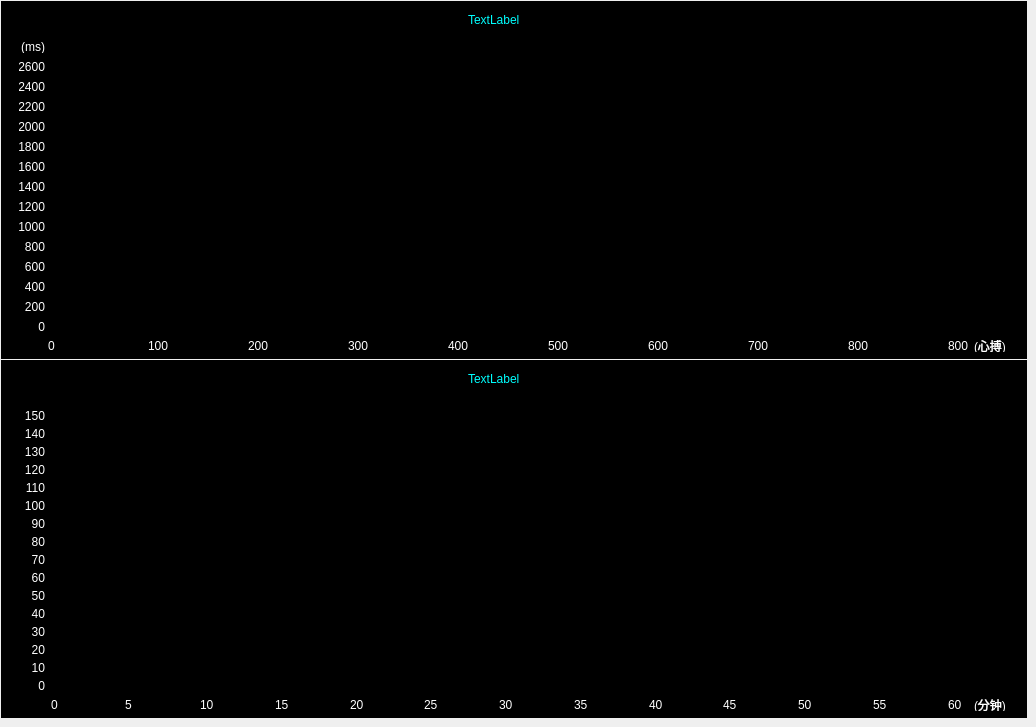
   <widget class="QWidget" name="TabSheet2">
    <attribute name="title">
     <string>TabSheet2</string>
    </attribute>
    <widget class="QFrame" name="panRR">
     <property name="geometry">
      <rect>
       <x>1</x>
       <y>1</y>
       <width>1026</width>
       <height>358</height>
      </rect>
     </property>
     <property name="styleSheet">
      <string notr="true">background-color: rgb(0, 0, 0);
color: rgb(255, 255, 255);</string>
     </property>
     <property name="frameShape">
      <enum>QFrame::StyledPanel</enum>
     </property>
     <property name="frameShadow">
      <enum>QFrame::Raised</enum>
     </property>
     <widget class="QCustomPlot" name="imgRR" native="true">
      <property name="geometry">
       <rect>
        <x>48</x>
        <y>50</y>
        <width>929</width>
        <height>282</height>
       </rect>
      </property>
      <property name="styleSheet">
       <string notr="true">background-color: rgb(0, 0, 0);
color: rgb(0, 255, 0);</string>
      </property>
     </widget>
     <widget class="QLabel" name="lblRR1">
      <property name="geometry">
       <rect>
        <x>467</x>
        <y>13</y>
        <width>54</width>
        <height>12</height>
       </rect>
      </property>
      <property name="styleSheet">
       <string notr="true">color: rgb(0, 255, 255);</string>
      </property>
      <property name="text">
       <string>TextLabel</string>
      </property>
     </widget>
     <widget class="QLabel" name="label_82">
      <property name="geometry">
       <rect>
        <x>18</x>
        <y>40</y>
        <width>26</width>
        <height>12</height>
       </rect>
      </property>
      <property name="text">
       <string>(ms)</string>
      </property>
      <property name="alignment">
       <set>Qt::AlignRight|Qt::AlignTrailing|Qt::AlignVCenter</set>
      </property>
     </widget>
     <widget class="QLabel" name="label_83">
      <property name="geometry">
       <rect>
        <x>18</x>
        <y>60</y>
        <width>26</width>
        <height>12</height>
       </rect>
      </property>
      <property name="text">
       <string>2600</string>
      </property>
      <property name="alignment">
       <set>Qt::AlignRight|Qt::AlignTrailing|Qt::AlignVCenter</set>
      </property>
     </widget>
     <widget class="QLabel" name="label_84">
      <property name="geometry">
       <rect>
        <x>18</x>
        <y>80</y>
        <width>26</width>
        <height>12</height>
       </rect>
      </property>
      <property name="text">
       <string>2400</string>
      </property>
      <property name="alignment">
       <set>Qt::AlignRight|Qt::AlignTrailing|Qt::AlignVCenter</set>
      </property>
     </widget>
     <widget class="QLabel" name="label_85">
      <property name="geometry">
       <rect>
        <x>18</x>
        <y>100</y>
        <width>26</width>
        <height>12</height>
       </rect>
      </property>
      <property name="text">
       <string>2200</string>
      </property>
      <property name="alignment">
       <set>Qt::AlignRight|Qt::AlignTrailing|Qt::AlignVCenter</set>
      </property>
     </widget>
     <widget class="QLabel" name="label_86">
      <property name="geometry">
       <rect>
        <x>18</x>
        <y>140</y>
        <width>26</width>
        <height>12</height>
       </rect>
      </property>
      <property name="text">
       <string>1800</string>
      </property>
      <property name="alignment">
       <set>Qt::AlignRight|Qt::AlignTrailing|Qt::AlignVCenter</set>
      </property>
     </widget>
     <widget class="QLabel" name="label_87">
      <property name="geometry">
       <rect>
        <x>18</x>
        <y>120</y>
        <width>26</width>
        <height>12</height>
       </rect>
      </property>
      <property name="text">
       <string>2000</string>
      </property>
      <property name="alignment">
       <set>Qt::AlignRight|Qt::AlignTrailing|Qt::AlignVCenter</set>
      </property>
     </widget>
     <widget class="QLabel" name="label_88">
      <property name="geometry">
       <rect>
        <x>18</x>
        <y>160</y>
        <width>26</width>
        <height>12</height>
       </rect>
      </property>
      <property name="text">
       <string>1600</string>
      </property>
      <property name="alignment">
       <set>Qt::AlignRight|Qt::AlignTrailing|Qt::AlignVCenter</set>
      </property>
     </widget>
     <widget class="QLabel" name="label_89">
      <property name="geometry">
       <rect>
        <x>18</x>
        <y>180</y>
        <width>26</width>
        <height>12</height>
       </rect>
      </property>
      <property name="text">
       <string>1400</string>
      </property>
      <property name="alignment">
       <set>Qt::AlignRight|Qt::AlignTrailing|Qt::AlignVCenter</set>
      </property>
     </widget>
     <widget class="QLabel" name="label_90">
      <property name="geometry">
       <rect>
        <x>18</x>
        <y>200</y>
        <width>26</width>
        <height>12</height>
       </rect>
      </property>
      <property name="text">
       <string>1200</string>
      </property>
      <property name="alignment">
       <set>Qt::AlignRight|Qt::AlignTrailing|Qt::AlignVCenter</set>
      </property>
     </widget>
     <widget class="QLabel" name="label_91">
      <property name="geometry">
       <rect>
        <x>18</x>
        <y>220</y>
        <width>26</width>
        <height>12</height>
       </rect>
      </property>
      <property name="text">
       <string>1000</string>
      </property>
      <property name="alignment">
       <set>Qt::AlignRight|Qt::AlignTrailing|Qt::AlignVCenter</set>
      </property>
     </widget>
     <widget class="QLabel" name="label_92">
      <property name="geometry">
       <rect>
        <x>18</x>
        <y>320</y>
        <width>26</width>
        <height>12</height>
       </rect>
      </property>
      <property name="text">
       <string>0</string>
      </property>
      <property name="alignment">
       <set>Qt::AlignRight|Qt::AlignTrailing|Qt::AlignVCenter</set>
      </property>
     </widget>
     <widget class="QLabel" name="label_93">
      <property name="geometry">
       <rect>
        <x>18</x>
        <y>300</y>
        <width>26</width>
        <height>12</height>
       </rect>
      </property>
      <property name="text">
       <string>200</string>
      </property>
      <property name="alignment">
       <set>Qt::AlignRight|Qt::AlignTrailing|Qt::AlignVCenter</set>
      </property>
     </widget>
     <widget class="QLabel" name="label_94">
      <property name="geometry">
       <rect>
        <x>18</x>
        <y>280</y>
        <width>26</width>
        <height>12</height>
       </rect>
      </property>
      <property name="text">
       <string>400</string>
      </property>
      <property name="alignment">
       <set>Qt::AlignRight|Qt::AlignTrailing|Qt::AlignVCenter</set>
      </property>
     </widget>
     <widget class="QLabel" name="label_95">
      <property name="geometry">
       <rect>
        <x>18</x>
        <y>260</y>
        <width>26</width>
        <height>12</height>
       </rect>
      </property>
      <property name="text">
       <string>600</string>
      </property>
      <property name="alignment">
       <set>Qt::AlignRight|Qt::AlignTrailing|Qt::AlignVCenter</set>
      </property>
     </widget>
     <widget class="QLabel" name="label_96">
      <property name="geometry">
       <rect>
        <x>18</x>
        <y>240</y>
        <width>26</width>
        <height>12</height>
       </rect>
      </property>
      <property name="text">
       <string>800</string>
      </property>
      <property name="alignment">
       <set>Qt::AlignRight|Qt::AlignTrailing|Qt::AlignVCenter</set>
      </property>
     </widget>
     <widget class="QLabel" name="label_97">
      <property name="geometry">
       <rect>
        <x>47</x>
        <y>337</y>
        <width>21</width>
        <height>16</height>
       </rect>
      </property>
      <property name="text">
       <string>0</string>
      </property>
     </widget>
     <widget class="QLabel" name="label_98">
      <property name="geometry">
       <rect>
        <x>147</x>
        <y>337</y>
        <width>21</width>
        <height>16</height>
       </rect>
      </property>
      <property name="text">
       <string>100</string>
      </property>
     </widget>
     <widget class="QLabel" name="label_99">
      <property name="geometry">
       <rect>
        <x>247</x>
        <y>337</y>
        <width>21</width>
        <height>16</height>
       </rect>
      </property>
      <property name="text">
       <string>200</string>
      </property>
     </widget>
     <widget class="QLabel" name="label_100">
      <property name="geometry">
       <rect>
        <x>547</x>
        <y>337</y>
        <width>21</width>
        <height>16</height>
       </rect>
      </property>
      <property name="text">
       <string>500</string>
      </property>
     </widget>
     <widget class="QLabel" name="label_101">
      <property name="geometry">
       <rect>
        <x>347</x>
        <y>337</y>
        <width>21</width>
        <height>16</height>
       </rect>
      </property>
      <property name="text">
       <string>300</string>
      </property>
     </widget>
     <widget class="QLabel" name="label_102">
      <property name="geometry">
       <rect>
        <x>447</x>
        <y>337</y>
        <width>21</width>
        <height>16</height>
       </rect>
      </property>
      <property name="text">
       <string>400</string>
      </property>
     </widget>
     <widget class="QLabel" name="label_103">
      <property name="geometry">
       <rect>
        <x>847</x>
        <y>337</y>
        <width>21</width>
        <height>16</height>
       </rect>
      </property>
      <property name="text">
       <string>800</string>
      </property>
     </widget>
     <widget class="QLabel" name="label_104">
      <property name="geometry">
       <rect>
        <x>647</x>
        <y>337</y>
        <width>21</width>
        <height>16</height>
       </rect>
      </property>
      <property name="text">
       <string>600</string>
      </property>
     </widget>
     <widget class="QLabel" name="label_105">
      <property name="geometry">
       <rect>
        <x>747</x>
        <y>337</y>
        <width>21</width>
        <height>16</height>
       </rect>
      </property>
      <property name="text">
       <string>700</string>
      </property>
     </widget>
     <widget class="QLabel" name="label_106">
      <property name="geometry">
       <rect>
        <x>947</x>
        <y>337</y>
        <width>21</width>
        <height>16</height>
       </rect>
      </property>
      <property name="text">
       <string>800</string>
      </property>
     </widget>
     <widget class="QLabel" name="lblRR2">
      <property name="geometry">
       <rect>
        <x>973</x>
        <y>339</y>
        <width>40</width>
        <height>12</height>
       </rect>
      </property>
      <property name="text">
       <string>(心搏)</string>
      </property>
     </widget>
    </widget>
    <widget class="QFrame" name="panRR_2">
     <property name="geometry">
      <rect>
       <x>1</x>
       <y>360</y>
       <width>1026</width>
       <height>358</height>
      </rect>
     </property>
     <property name="styleSheet">
      <string notr="true">background-color: rgb(0, 0, 0);
color: rgb(255, 255, 255);</string>
     </property>
     <property name="frameShape">
      <enum>QFrame::StyledPanel</enum>
     </property>
     <property name="frameShadow">
      <enum>QFrame::Raised</enum>
     </property>
     <widget class="QCustomPlot" name="imgHeart" native="true">
      <property name="geometry">
       <rect>
        <x>48</x>
        <y>50</y>
        <width>929</width>
        <height>280</height>
       </rect>
      </property>
      <property name="styleSheet">
       <string notr="true">background-color: rgb(0, 0, 0);
color: rgb(0, 255, 0);</string>
      </property>
     </widget>
     <widget class="QLabel" name="lblHeart1">
      <property name="geometry">
       <rect>
        <x>467</x>
        <y>13</y>
        <width>54</width>
        <height>12</height>
       </rect>
      </property>
      <property name="styleSheet">
       <string notr="true">color: rgb(0, 255, 255);</string>
      </property>
      <property name="text">
       <string>TextLabel</string>
      </property>
     </widget>
     <widget class="QLabel" name="label_107">
      <property name="geometry">
       <rect>
        <x>18</x>
        <y>50</y>
        <width>26</width>
        <height>12</height>
       </rect>
      </property>
      <property name="text">
       <string>150</string>
      </property>
      <property name="alignment">
       <set>Qt::AlignRight|Qt::AlignTrailing|Qt::AlignVCenter</set>
      </property>
     </widget>
     <widget class="QLabel" name="label_108">
      <property name="geometry">
       <rect>
        <x>18</x>
        <y>68</y>
        <width>26</width>
        <height>12</height>
       </rect>
      </property>
      <property name="text">
       <string>140</string>
      </property>
      <property name="alignment">
       <set>Qt::AlignRight|Qt::AlignTrailing|Qt::AlignVCenter</set>
      </property>
     </widget>
     <widget class="QLabel" name="label_109">
      <property name="geometry">
       <rect>
        <x>18</x>
        <y>86</y>
        <width>26</width>
        <height>12</height>
       </rect>
      </property>
      <property name="text">
       <string>130</string>
      </property>
      <property name="alignment">
       <set>Qt::AlignRight|Qt::AlignTrailing|Qt::AlignVCenter</set>
      </property>
     </widget>
     <widget class="QLabel" name="label_110">
      <property name="geometry">
       <rect>
        <x>18</x>
        <y>122</y>
        <width>26</width>
        <height>12</height>
       </rect>
      </property>
      <property name="text">
       <string>110</string>
      </property>
      <property name="alignment">
       <set>Qt::AlignRight|Qt::AlignTrailing|Qt::AlignVCenter</set>
      </property>
     </widget>
     <widget class="QLabel" name="label_111">
      <property name="geometry">
       <rect>
        <x>18</x>
        <y>158</y>
        <width>26</width>
        <height>12</height>
       </rect>
      </property>
      <property name="text">
       <string>90</string>
      </property>
      <property name="alignment">
       <set>Qt::AlignRight|Qt::AlignTrailing|Qt::AlignVCenter</set>
      </property>
     </widget>
     <widget class="QLabel" name="label_112">
      <property name="geometry">
       <rect>
        <x>18</x>
        <y>140</y>
        <width>26</width>
        <height>12</height>
       </rect>
      </property>
      <property name="text">
       <string>100</string>
      </property>
      <property name="alignment">
       <set>Qt::AlignRight|Qt::AlignTrailing|Qt::AlignVCenter</set>
      </property>
     </widget>
     <widget class="QLabel" name="label_113">
      <property name="geometry">
       <rect>
        <x>18</x>
        <y>176</y>
        <width>26</width>
        <height>12</height>
       </rect>
      </property>
      <property name="text">
       <string>80</string>
      </property>
      <property name="alignment">
       <set>Qt::AlignRight|Qt::AlignTrailing|Qt::AlignVCenter</set>
      </property>
     </widget>
     <widget class="QLabel" name="label_114">
      <property name="geometry">
       <rect>
        <x>18</x>
        <y>194</y>
        <width>26</width>
        <height>12</height>
       </rect>
      </property>
      <property name="text">
       <string>70</string>
      </property>
      <property name="alignment">
       <set>Qt::AlignRight|Qt::AlignTrailing|Qt::AlignVCenter</set>
      </property>
     </widget>
     <widget class="QLabel" name="label_115">
      <property name="geometry">
       <rect>
        <x>18</x>
        <y>212</y>
        <width>26</width>
        <height>12</height>
       </rect>
      </property>
      <property name="text">
       <string>60</string>
      </property>
      <property name="alignment">
       <set>Qt::AlignRight|Qt::AlignTrailing|Qt::AlignVCenter</set>
      </property>
     </widget>
     <widget class="QLabel" name="label_116">
      <property name="geometry">
       <rect>
        <x>18</x>
        <y>230</y>
        <width>26</width>
        <height>12</height>
       </rect>
      </property>
      <property name="text">
       <string>50</string>
      </property>
      <property name="alignment">
       <set>Qt::AlignRight|Qt::AlignTrailing|Qt::AlignVCenter</set>
      </property>
     </widget>
     <widget class="QLabel" name="label_117">
      <property name="geometry">
       <rect>
        <x>18</x>
        <y>320</y>
        <width>26</width>
        <height>12</height>
       </rect>
      </property>
      <property name="text">
       <string>0</string>
      </property>
      <property name="alignment">
       <set>Qt::AlignRight|Qt::AlignTrailing|Qt::AlignVCenter</set>
      </property>
     </widget>
     <widget class="QLabel" name="label_118">
      <property name="geometry">
       <rect>
        <x>18</x>
        <y>302</y>
        <width>26</width>
        <height>12</height>
       </rect>
      </property>
      <property name="text">
       <string>10</string>
      </property>
      <property name="alignment">
       <set>Qt::AlignRight|Qt::AlignTrailing|Qt::AlignVCenter</set>
      </property>
     </widget>
     <widget class="QLabel" name="label_119">
      <property name="geometry">
       <rect>
        <x>18</x>
        <y>284</y>
        <width>26</width>
        <height>12</height>
       </rect>
      </property>
      <property name="text">
       <string>20</string>
      </property>
      <property name="alignment">
       <set>Qt::AlignRight|Qt::AlignTrailing|Qt::AlignVCenter</set>
      </property>
     </widget>
     <widget class="QLabel" name="label_120">
      <property name="geometry">
       <rect>
        <x>18</x>
        <y>266</y>
        <width>26</width>
        <height>12</height>
       </rect>
      </property>
      <property name="text">
       <string>30</string>
      </property>
      <property name="alignment">
       <set>Qt::AlignRight|Qt::AlignTrailing|Qt::AlignVCenter</set>
      </property>
     </widget>
     <widget class="QLabel" name="label_121">
      <property name="geometry">
       <rect>
        <x>18</x>
        <y>248</y>
        <width>26</width>
        <height>12</height>
       </rect>
      </property>
      <property name="text">
       <string>40</string>
      </property>
      <property name="alignment">
       <set>Qt::AlignRight|Qt::AlignTrailing|Qt::AlignVCenter</set>
      </property>
     </widget>
     <widget class="QLabel" name="label_122">
      <property name="geometry">
       <rect>
        <x>50</x>
        <y>337</y>
        <width>15</width>
        <height>16</height>
       </rect>
      </property>
      <property name="text">
       <string>0</string>
      </property>
     </widget>
     <widget class="QLabel" name="label_123">
      <property name="geometry">
       <rect>
        <x>124</x>
        <y>337</y>
        <width>15</width>
        <height>16</height>
       </rect>
      </property>
      <property name="text">
       <string>5</string>
      </property>
     </widget>
     <widget class="QLabel" name="label_124">
      <property name="geometry">
       <rect>
        <x>199</x>
        <y>337</y>
        <width>15</width>
        <height>16</height>
       </rect>
      </property>
      <property name="text">
       <string>10</string>
      </property>
     </widget>
     <widget class="QLabel" name="label_125">
      <property name="geometry">
       <rect>
        <x>423</x>
        <y>337</y>
        <width>15</width>
        <height>16</height>
       </rect>
      </property>
      <property name="text">
       <string>25</string>
      </property>
     </widget>
     <widget class="QLabel" name="label_126">
      <property name="geometry">
       <rect>
        <x>274</x>
        <y>337</y>
        <width>15</width>
        <height>16</height>
       </rect>
      </property>
      <property name="text">
       <string>15</string>
      </property>
     </widget>
     <widget class="QLabel" name="label_127">
      <property name="geometry">
       <rect>
        <x>349</x>
        <y>337</y>
        <width>15</width>
        <height>16</height>
       </rect>
      </property>
      <property name="text">
       <string>20</string>
      </property>
     </widget>
     <widget class="QLabel" name="label_128">
      <property name="geometry">
       <rect>
        <x>648</x>
        <y>337</y>
        <width>15</width>
        <height>16</height>
       </rect>
      </property>
      <property name="text">
       <string>40</string>
      </property>
     </widget>
     <widget class="QLabel" name="label_129">
      <property name="geometry">
       <rect>
        <x>498</x>
        <y>337</y>
        <width>15</width>
        <height>16</height>
       </rect>
      </property>
      <property name="text">
       <string>30</string>
      </property>
     </widget>
     <widget class="QLabel" name="label_130">
      <property name="geometry">
       <rect>
        <x>573</x>
        <y>337</y>
        <width>15</width>
        <height>16</height>
       </rect>
      </property>
      <property name="text">
       <string>35</string>
      </property>
     </widget>
     <widget class="QLabel" name="label_131">
      <property name="geometry">
       <rect>
        <x>722</x>
        <y>337</y>
        <width>15</width>
        <height>16</height>
       </rect>
      </property>
      <property name="text">
       <string>45</string>
      </property>
     </widget>
     <widget class="QLabel" name="lblHeart2">
      <property name="geometry">
       <rect>
        <x>973</x>
        <y>339</y>
        <width>40</width>
        <height>12</height>
       </rect>
      </property>
      <property name="text">
       <string>(分钟)</string>
      </property>
     </widget>
     <widget class="QLabel" name="label_132">
      <property name="geometry">
       <rect>
        <x>18</x>
        <y>104</y>
        <width>26</width>
        <height>12</height>
       </rect>
      </property>
      <property name="text">
       <string>120</string>
      </property>
      <property name="alignment">
       <set>Qt::AlignRight|Qt::AlignTrailing|Qt::AlignVCenter</set>
      </property>
     </widget>
     <widget class="QLabel" name="label_133">
      <property name="geometry">
       <rect>
        <x>797</x>
        <y>337</y>
        <width>15</width>
        <height>16</height>
       </rect>
      </property>
      <property name="text">
       <string>50</string>
      </property>
     </widget>
     <widget class="QLabel" name="label_134">
      <property name="geometry">
       <rect>
        <x>947</x>
        <y>337</y>
        <width>15</width>
        <height>16</height>
       </rect>
      </property>
      <property name="text">
       <string>60</string>
      </property>
     </widget>
     <widget class="QLabel" name="label_135">
      <property name="geometry">
       <rect>
        <x>872</x>
        <y>337</y>
        <width>15</width>
        <height>16</height>
       </rect>
      </property>
      <property name="text">
       <string>55</string>
      </property>
     </widget>
    </widget>
   </widget>
